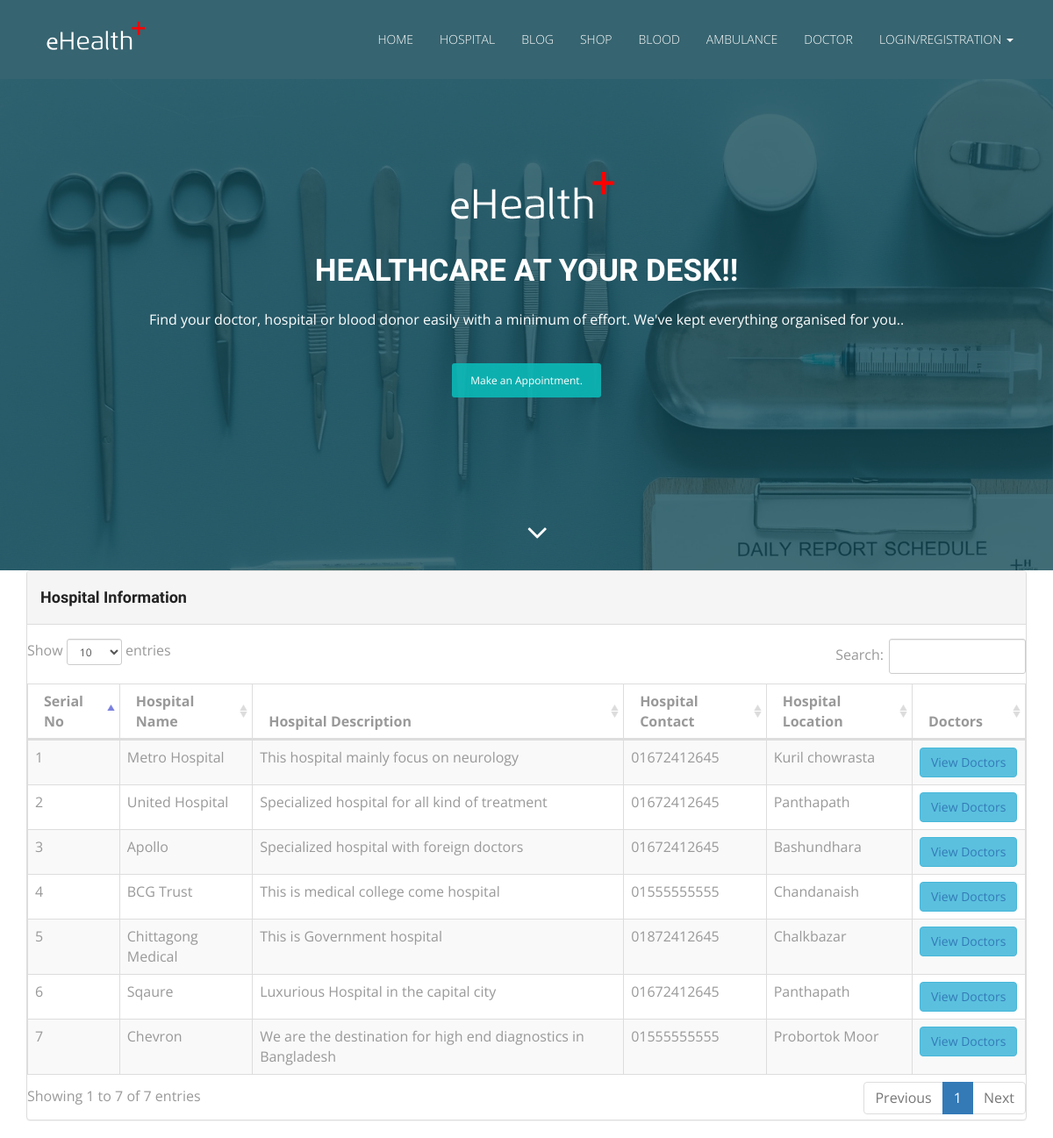
Screenshot of /index.php/welcome/hospital_master with the database file from the repository.
### tables this page shows
CREATE TABLE `tbl_hospital` (
  `hospital_id` int(11) NOT NULL,
  `cabin_id` int(11) NOT NULL,
  `hospital_name` varchar(255) NOT NULL,
  `hospital_desc` text NOT NULL,
  `hospital_contact` varchar(16) NOT NULL,
  `hospital_location` text NOT NULL,
  `hospital_status` tinyint(3) NOT NULL
);

### application/controllers/Welcome.php (called while the page is built, shortened)
<?php
class Welcome extends CI_Controller
{
    public function __construct()
    {
        $this->load->model('welcome_model');
    }
    public function hospital_master()
    {
        $data = array();
        $data['hospital_list'] = $this->welcome_model->get_all_active_hospitals();
        $this->load->view('pages/hospital_master', $data);
    }
}

### index.php (called while the page is built, shortened)
<?php
require_once BASEPATH.'core/CodeIgniter.php';

### application/models/Welcome_model.php (called while the page is built, shortened)
<?php
class Welcome_model extends CI_Model
{
    public function get_all_active_hospitals()
    {
        $result = $this->db->select('*')
            ->from('tbl_hospital')
            ->where('hospital_status', 1)
            ->get()
            ->result();
        return $result;
    }
}

### application/views/pages/hospital_master.php (the view, shortened to what this page needs)
<!DOCTYPE html>
<html lang="en">
<head>
    <link rel="stylesheet" type="text/css" href="<?php echo base_url()?>asset/css/font-awesome.min.css">
    <link rel="stylesheet" type="text/css" href="<?php echo base_url()?>asset/css/bootstrap.min.css">
    <link rel="stylesheet" type="text/css" href="<?php echo base_url()?>asset/css/style.css">
    <link href="<?php echo base_url() ?>asset/admin_asset/vendor/datatables-plugins/dataTables.bootstrap.css"
          rel="stylesheet">
    <link href="<?php echo base_url() ?>asset/admin_asset/vendor/datatables-responsive/dataTables.responsive.css"
          rel="stylesheet">
</head>
<body id="myPage" data-spy="scroll" data-target=".navbar" data-offset="60">
<section id="banner" class="banner">
    <div class="bg-color">
        <nav class="navbar navbar-default navbar-fixed-top">
            <div class="container">
                <div class="col-md-12">
                    <div class="navbar-header">
                        <a class="navbar-brand" href="<?php echo base_url()?>"><img src="<?php echo base_url()?>asset/img/logo.png" class="img-responsive" style="width: 140px; margin-top: -16px;"></a>
                    </div>
                    <div class="collapse navbar-collapse navbar-right" id="myNavbar">
                        <ul class="nav navbar-nav">
                            <li class=""><a href="<?php echo base_url()?>">Home</a></li>
                            <li class=""><a href="<?php echo base_url('welcome/hospital_master')?>">Hospital</a></li>
                            <li class=""><a href="<?php echo base_url('welcome/manage_blog') ?>">Blog</a></li>
                            <li class=""><a href="http://localhost/E-commerce/" target="_blank">Shop</a></li>
                            <li class=""><a href="<?php echo base_url('welcome/add_donor_master')?>">Blood</a></li>
                            <li class=""><a href="<?php echo base_url('welcome/add_ambulance_master')?>">Ambulance</a></li>
                            <li class=""><a href="<?php echo base_url('welcome/add_doctor_master')?>">doctor</a></li>
                            <li class="dropdown">
                                <a href="#" class="dropdown-toggle" data-toggle="dropdown" role="button"
                                   aria-haspopup="true" aria-expanded="false">
                                    <?php if ($this->session->userdata('admin_id')) { ?>
                                        <?php echo $this->session->userdata('admin_name') ?>
                                    <?php } else { ?>
                                        login/registration <span class="caret"></span>
                                    <?php } ?>
                                </a>
                            </li>
                        </ul>
                    </div>
                </div>
            </div>
        </nav>
        <div class="container">
            <div class="row">
                <div class="banner-info">
                    <div class="banner-logo text-center">
                        <img src="<?php echo base_url()?>asset/img/logo.png" class="img-responsive">
                    </div>
                    <div class="banner-text text-center">
                        <h1 class="white">Healthcare at your desk!!</h1>
                        <p>Find your doctor, hospital or blood donor easily with a minimum of effort. We've kept everything organised for you..</p>
                        <a href="<?php echo base_url('welcome/add_doctor_master')?>" class="btn btn-appoint">Make an Appointment.</a>
                    </div>
                    <div class="overlay-detail text-center">
                        <a href="#cta-3"><i class="fa fa-angle-down"></i></a>
                    </div>
                </div>
            </div>
        </div>
    </div>
</section>
<section>
    <div class="container">
        <div class="panel panel-default">
            <div class="panel-heading margin-bottom-high">  <h4 >Hospital Information</h4></div>
            <table width="100%" class="table table-striped table-bordered table-hover dataTables-example">
                <thead>
                <tr>
                    <th scope="col">Serial No</th>
                    <th scope="col">Hospital Name</th>
                    <th scope="col">Hospital Description</th>
                    <th scope="col">Hospital Contact</th>
                    <th scope="col">Hospital Location</th>
                    <th scope="col">Doctors</th>
                </tr>
                </thead>
                <tbody>
                <?php
                $i = 1;
                foreach ($hospital_list as $hospital)
                {
                ?>
                    <tr>
                        <td scope="row"><?php echo $i++?></td>
                        <td><?php echo $hospital->hospital_name?></td>
                        <td><?php echo $hospital->hospital_desc?></td>
                        <td><?php echo $hospital->hospital_contact?></td>
                        <td><?php echo $hospital->hospital_location?></td>
                        <td><button type="button" class="btn btn-info"><a href="<?php echo base_url("welcome/add_hospital_doctors/$hospital->hospital_id")?>" target="_blank">
                                    View Doctors</a></button></td>
                    </tr>
                <?php } ?>
                </tbody>
            </table>
        </div>
    </div>
</section>
</body>
</html>

### asset/css/style.css (style rules this page uses)
body { font-family: 'Open Sans', sans-serif; line-height: 20px; color: #999999; font-size: 300; font-size: 16px; }
ol, ul { list-style: none; }
table { border-collapse: collapse; border-spacing: 0; }
h1, h2, h3, h4, h5, h6 { font-family: 'Raleway', sans-serif; font-weight: 600; color: #222222; }
a, a:hover, a:focus, a:active { outline: none; }
.navbar { margin-bottom: 0px; border: 0px; }
.navbar { border-radius: 0px; }
.navbar-default { background-color: #366470; padding: 20px 0; transition: all 0.3s; }
.navbar-default { background-color: #366470; border: 0px; }
.navbar-brand { font-family: 'Chewy', cursive; font-size: 32px; }
.navbar-brand img { padding-top: 2px; width: 120px !important; }
.navbar-default .navbar-brand, .navbar-default .navbar-brand:hover, .navbar-default .navbar-brand:focus { color: cyan; }
.white, .white:hover, .white:focus { color: #fff; width: 100% !important; }
.navbar-default .navbar-nav > li > a { color: #fff ; text-transform: uppercase; font-size: 14px; font-weight: 300; }
#banner { background: url('../img/bg-banner.jpg') no-repeat fixed; background-size: cover; min-height: 650px; position: relative; }
.bg-color { background-color: RGBA(13, 70, 83, 0.78); min-height: 650px; }
.banner-info { padding-top: 190px; }
.banner-logo img { display: inline-block; }
.banner-text { color: #fff; }
.banner-text h1 { font-family: 'Candal', sans-serif; font-size: 35px; text-transform: uppercase; padding-bottom:15px; }
.btn-appoint, .btn-appoint:hover, .btn-appoint:focus { margin-top: 30px; padding: 10px 20px; font-size: 12px; background-color: rgba(12, 184, 182, 0.91); border-radius: 3px; color: #fff; }
.overlay-detail a i { text-align: center; position: absolute; bottom: 25px; font-size: 38px; color: #fff; margin: 0 auto; }
td { border: 0px solid #ededed; border-top: 1px solid rgba(216, 216, 216, 0.5); padding: 6px 10px 6px 0; }
.white { color: #fff; }
.margin-bottom-high { margin-bottom: 16px; }

### rows the page displays
tbl_hospital: hospital_name "Metro Hospital", hospital_desc "This hospital mainly focus on neurology", hospital_contact "01672412645", hospital_location "Kuril chowrasta"
tbl_hospital: hospital_name "United Hospital", hospital_desc "Specialized hospital for all kind of treatment", hospital_contact "01672412645", hospital_location "Panthapath"
tbl_hospital: hospital_name "Apollo", hospital_desc "Specialized hospital with foreign doctors", hospital_contact "01672412645", hospital_location "Bashundhara"
tbl_hospital: hospital_name "BCG Trust", hospital_desc "This is medical college come hospital", hospital_contact "01555555555", hospital_location "Chandanaish"
tbl_hospital: hospital_name "Chittagong Medical", hospital_desc "This is Government hospital", hospital_contact "01872412645", hospital_location "Chalkbazar"
tbl_hospital: hospital_name "Sqaure", hospital_desc "Luxurious Hospital in the capital city", hospital_contact "01672412645", hospital_location "Panthapath"
tbl_hospital: hospital_name "Chevron", hospital_desc "We are the destination for high end diagnostics in Bangladesh", hospital_contact "01555555555", hospital_location "Probortok Moor"
